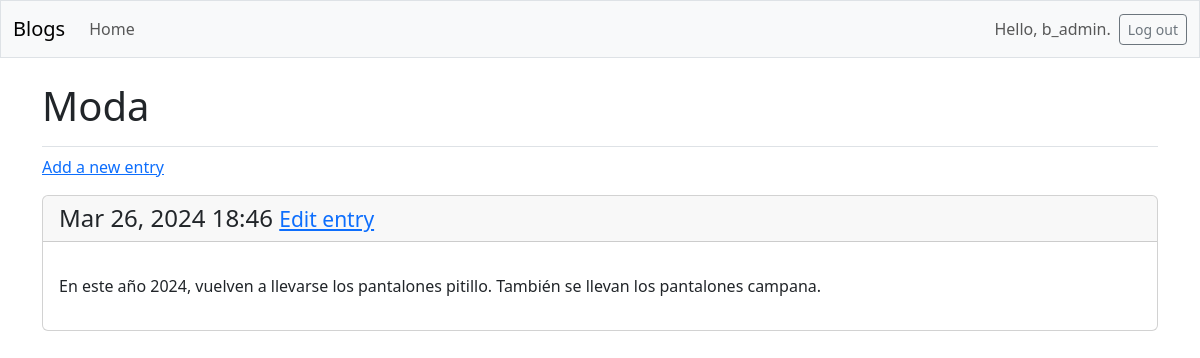
/blogs/4/ (signed in), run on an earlier commit of the app's database.
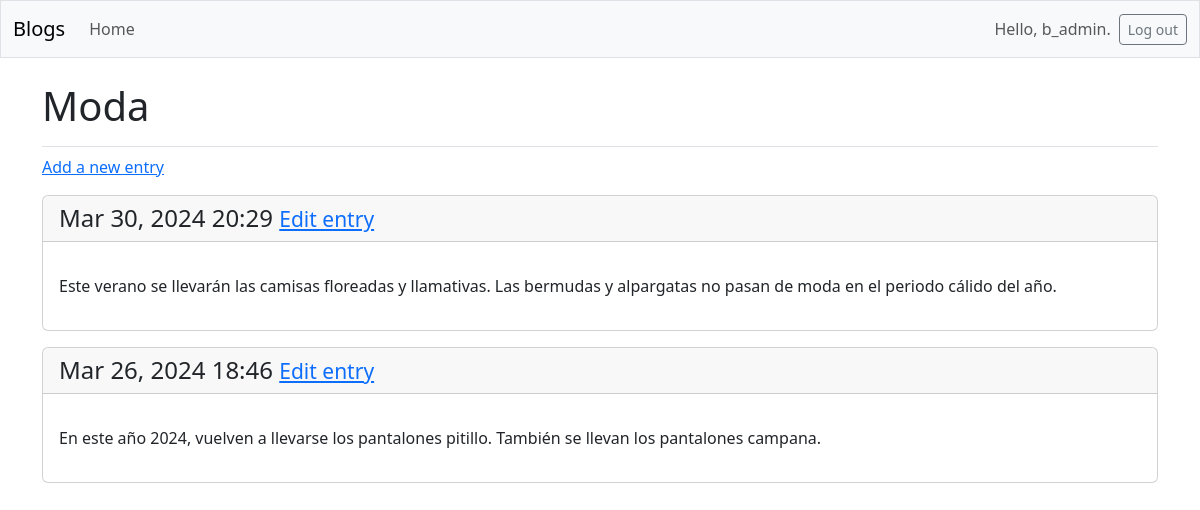
And on a later commit of the database.
### blogs/models.py (models this page shows, shortened)
class BlogEntry (models.Model):
    blog =  models.ForeignKey(Blog, on_delete = models.CASCADE)
    title = models.CharField(max_length = 100, default = 'Sin título')
    text = models.TextField()
    date_added = models.DateTimeField(auto_now_add = True)
    class Meta:
        verbose_name_plural = 'blog_entries'

### blogs/views.py (the view)
# urls.py: path('blogs/<int:blog_id>/', views.blog, name = 'blog'),
@login_required
def blog(request, blog_id):
    blog = Blog.objects.get(id = blog_id)
    entries = blog.blogentry_set.order_by('-date_added')
    context = {'blog': blog, 'entries': entries}
    return render(request, 'blogs/blog.html', context)

### blogs/templates/blogs/blog.html
{% extends 'blogs/base.html' %}
{% block page_header %}
    <h1>{{ blog.title }}</h1>
{% endblock page_header %}
{% block content %}
    <p>
        <a href="{% url 'blogs:new_entry' blog.id %}">
            Add a new entry</a>
    </p>
    {% for entry in entries %}
        <div class="card mb-3">
            <h4 class = "card-header">
                {{ entry.date_added|date:'M d, Y H:i' }}
                <small><a href="{% url 'blogs:edit_entry' entry.id %}">
                        Edit entry</a></small>
            </h4>
            <div class="card-body">
                <p class="card-text">{{ entry.text|linebreaks }}</p></div>
        </div>
    {% empty %}
        <li>No entries have been added yet.</li>
    {% endfor %}
{% endblock content %}

What changed in the data, as far as the page shows it:
added BlogEntry: date_added "Mar 30, 2024 20:29", text "Este verano se llevarán las camisas floreadas y llamativas. Las bermudas y alpargatas no pasan de moda en el periodo cálido del año."
